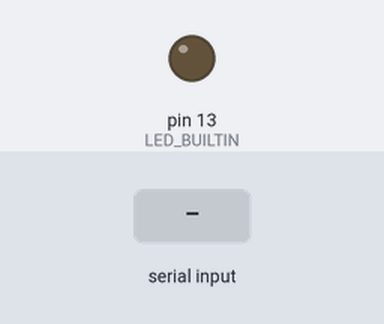
A sketch run on a simulated Arduino Uno, built with avr-gcc and run on an emulated ATmega328P. Shown: output pins drawn as LEDs (lit = HIGH). Dashed ring = blinking. Inputs (shaded band) come from the test bench. Random numbers use the default seed unless the sketch sets one.

Above: at 1.2 s.
1.3 s: "90,45\n" received over Serial
At 1.6 s:
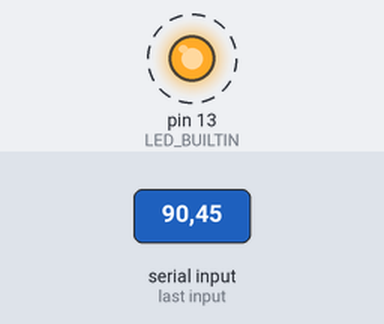
Timing chart, 0 to 10.3 s (numbered marks = the images above; inputs shaded):
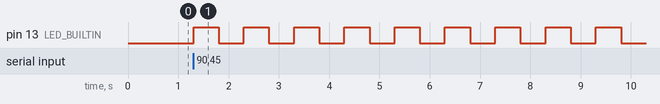

Measured:
- after the input at 1.3 s, pin 13 (LED_BUILTIN): alternates HIGH for 0.50 s and LOW for 0.50 s, starting at once

The sketch:

comm.ino
```cpp
void setup() {
  pinMode(LED_BUILTIN, OUTPUT);
  Serial.begin(9600);
  randomSeed(analogRead(0));
}

void loop() {
  if (Serial.available() > 0) {
    int num = Serial.parseInt();
    if (num > 0) {
      // Blink LED 'num' times
      for (int i = 0; i < num; i++) {
        digitalWrite(LED_BUILTIN, HIGH);
        delay(500);
        digitalWrite(LED_BUILTIN, LOW);
        delay(500);
      }

      // Send random number back (1 to 5)
      int randNum = random(1, 6);
      Serial.println(randNum);
    }
  }
}
```
